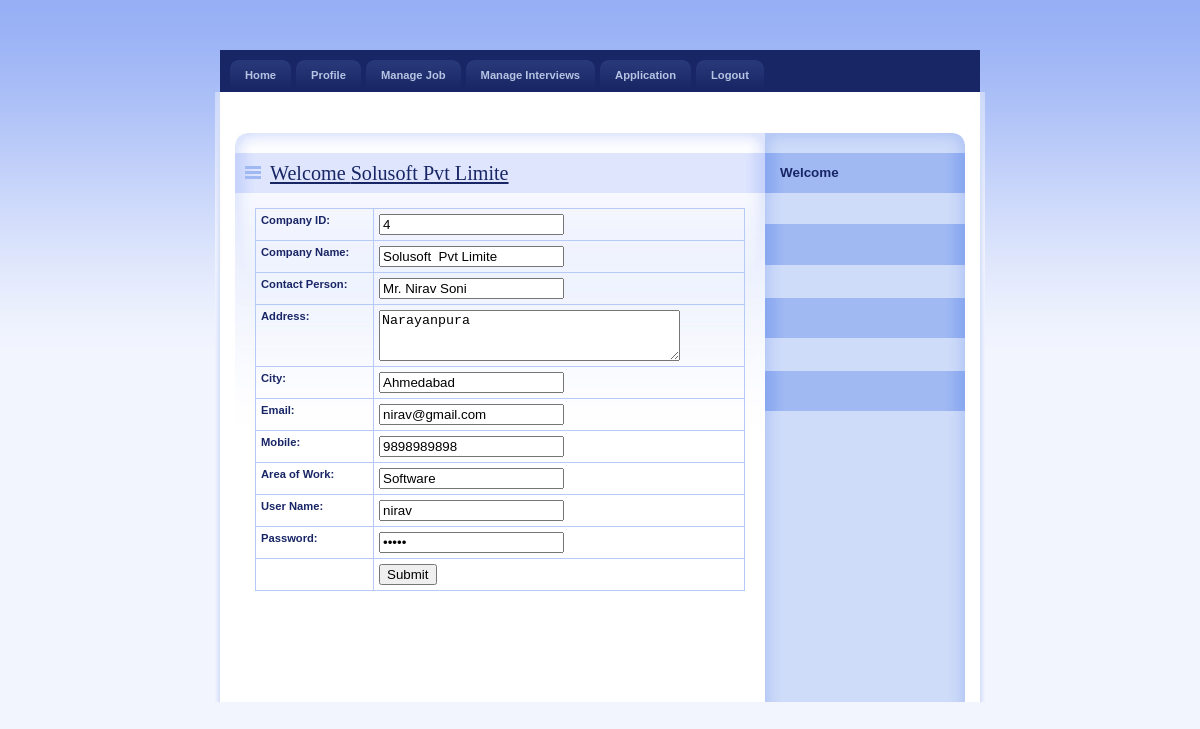
Page /Employer/EditProfile.php (signed in) on the committed database.
### tables this page shows
CREATE TABLE IF NOT EXISTS `employer_reg` (
  `EmployerId` int(11) NOT NULL AUTO_INCREMENT,
  `CompanyName` varchar(20) NOT NULL,
  `ContactPerson` varchar(20) NOT NULL,
  `Address` varchar(100) NOT NULL,
  `City` varchar(20) NOT NULL,
  `Email` varchar(40) NOT NULL,
  `Mobile` bigint(20) NOT NULL,
  `Area_Work` varchar(40) NOT NULL,
  `Status` varchar(10) NOT NULL,
  `UserName` varchar(20) NOT NULL,
  `Password` varchar(20) NOT NULL,
  PRIMARY KEY (`EmployerId`)
);

### Employer/EditProfile.php (the view, shortened to what this page needs)
    <link rel="stylesheet" media="screen,projection" type="text/css" href="./css/main.css" />
    <link rel="stylesheet" media="print" type="text/css" href="./css/print.css" />
    <link rel="stylesheet" media="aural" type="text/css" href="./css/aural.css" />
    <link href="../SpryAssets/SpryValidationTextField.css" rel="stylesheet" type="text/css" />
    <link href="../SpryAssets/SpryValidationTextarea.css" rel="stylesheet" type="text/css" />
</head>
<body id="www-url-cz">
<div id="main" class="box">
<?php
include "menu.php"
?>
    <div id="page" class="box">
    <div id="page-in" class="box">
        <div id="strip" class="box noprint">
            <p id="breadcrumbs">&nbsp;</p>
        </div>
        <div id="content">
            <div class="article">
                <h2><span><a href="#">Welcome <?php echo $_SESSION['Name'];?></a></span></h2>
               <?php
$ID=$_SESSION['ID'];
$con = mysqli_connect("localhost","root","","job");
$sql = "select * from Employer_Reg where EmployerId ='".$ID."'  ";
$result = mysqli_query($con,$sql);
$row = mysqli_fetch_array($result)
?>
<form method="post" action="UpdateProfile.php">
                <table width="100%" border="1" cellspacing="2" cellpadding="2">
                  <tr>
                    <td><strong>Company ID:</strong></td>
                    <td><span id="sprytextfield1">
                      <label>
                      <input name="txtId" type="text" id="txtId" value="<?php echo $row['EmployerId'];?>" />
                      </label>
                    <span class="textfieldRequiredMsg">A value is required.</span></span></td>
                  </tr>
                  <tr>
                    <td><strong>Company Name:</strong></td>
                    <td><span id="sprytextfield2">
                      <label>
                      <input name="txtName" type="text" id="txtName" value="<?php echo $row['CompanyName'];?>" />
                      </label>
                    <span class="textfieldRequiredMsg">A value is required.</span></span></td>
                  </tr>
                  <tr>
                    <td><strong>Contact Person:</strong></td>
                    <td><span id="sprytextfield3">
                      <label>
                      <input name="txtContact" type="text" id="txtContact" value="<?php echo $row['ContactPerson'];?>" />
                      </label>
                    <span class="textfieldRequiredMsg">A value is required.</span></span></td>
                  </tr>
                  <tr>
                    <td><strong>Address:</strong></td>
                    <td><span id="sprytextarea1">
                      <label>
                      <textarea name="txtAddress" id="txtAddress" cols="35" rows="3"><?php echo $row['Address'];?></textarea>
                      </label>
                    <span class="textareaRequiredMsg">A value is required.</span></span></td>
                  </tr>
                  <tr>
                    <td><strong>City:</strong></td>
                    <td><span id="sprytextfield4">
                      <label>
                      <input name="txtCity" type="text" id="txtCity" value="<?php echo $row['City'];?>" />
                      </label>
                    <span class="textfieldRequiredMsg">A value is required.</span></span></td>
                  </tr>
                  <tr>
                    <td><strong>Email:</strong></td>
                    <td><span id="sprytextfield5">
                      <label>
                      <input name="txtEmail" type="text" id="txtEmail" value="<?php echo $row['Email'];?>" />
                      </label>
                    <span class="textfieldRequiredMsg">A value is required.</span></span></td>
                  </tr>
                  <tr>
                    <td><strong>Mobile:</strong></td>
                    <td><span id="sprytextfield6">
                      <label>
                      <input name="txtMobile" type="text" id="txtMobile" value="<?php echo $row['Mobile'];?>" />
                      </label>
                    <span class="textfieldRequiredMsg">A value is required.</span></span></td>
                  </tr>
                  <tr>
                    <td><strong>Area of Work:</strong></td>
                    <td><span id="sprytextfield7">
                      <label>
                      <input name="txtArea" type="text" id="txtArea" value="<?php echo $row['Area_Work'];?>" />
                      </label>
                    <span class="textfieldRequiredMsg">A value is required.</span></span></td>
                  </tr>
                  <tr>
                    <td><strong>User Name:</strong></td>
                    <td><span id="sprytextfield8">
                      <label>
                      <input name="txtUser" type="text" id="txtUser" value="<?php echo $row['UserName'];?>" />
                      </label>
                    <span class="textfieldRequiredMsg">A value is required.</span></span></td>
                  </tr>
                  <tr>
                    <td><strong>Password:</strong></td>
                    <td><span id="sprytextfield9">
                      <label>
                      <input name="txtPassword" type="password" id="txtPassword" value="<?php echo $row['Password'];?>" />
                      </label>
                    <span class="textfieldRequiredMsg">A value is required.</span></span></td>
                  </tr>
                  <tr>
                    <td>&nbsp;</td>
                    <td><label>
                      <input type="submit" name="button" id="button" value="Submit" />
                    </label></td>
                  </tr>
                </table>
</form>
              <p>&nbsp;</p>
                <p class="btn-more box noprint">&nbsp;</p>
          </div>
        </div>
<?php
include "right.php"
?>
    </div>
    </div>
</div>
</body>
</html>

### Employer/css/main.css (style rules this page uses)
* { min-height:1px; }
body { border:0; margin:0; padding:0; background:#F2F5FE url("../design/bg.gif") 0 0 repeat-x; font:70%/160% "verdana",sans-serif; color:#192666; _text-align:center; }
a { color:#192666; }
p { border:0; margin:15px 0; padding:0; }
div { display:block; border:0; margin:0; padding:0; }
h1, h2, h3, h4, h5 { border:0; margin:15px 0 10px 0; padding:0; font-weight:bold; }
h2 { font-size:180%; line-height:100%; font-family:"georgia",serif; font-weight:normal; }
table { display:table; border-collapse:collapse; margin:15px 0; padding:0; border:1px solid #B7CAF6; font-size:100%; }
tr { display:table-row; }
th, td { display: table-cell; border:1px solid #B7CAF6; margin:0; padding:5px; vertical-align:top; text-align:left; }
form { border:0; margin:0; padding:0; }
a, img, span { border:0; margin:0; padding:0; }
strong, .strong { font-weight:bold; }
.box { min-height:1px; _height:1px; }
.box:after { content:"."; display:block; line-height:0px; font-size:0px; visibility:hidden; clear:both; }
#main { width:770px; margin:50px auto 0 auto; _text-align:left; }
#page { width:770px; min-height:1px; background:#FFF url("../design/bg_page.gif") 0 0 repeat-y; _height:1px; }
#page-in { min-height:1px; padding:10px 0; background:url("../design/bg_page_in.jpg") 0 0 no-repeat; _height:1px; }
#strip { position:relative; clear:both; padding:3px 20px 10px 20px; color:#6182D1; }
#strip p { margin:0; }
#strip #breadcrumbs { width:520px; margin:0; padding:0; }
#content { float:left; width:530px; _width:550px; margin:0; padding:0 0 0 20px; }
#content .article { clear:both; margin:0; padding:20px; background:url("../design/content_article_bg.jpg") 0 0 no-repeat; }
#content .article h2 { margin:0 -20px; padding:10px; background:#DEE5FD url("../design/content_title_bg.gif") 0 0 repeat-y; color:#192666; }
#content .article h2 span { background:url("../design/ico_list.gif") 0 50% no-repeat; padding-left:25px; }
#content .article p { text-align:justify; }
#content .btn-more { margin:0 0 15px 0; padding:0; border:0; position:relative; }

### Employer/css/print.css (style rules this page uses)
body { border:0; margin:0; padding:0; font-size:12pt }
a { color:#000; text-decoration:none; }
h1, h2, h3 { page-break-after:avoid; page-break-inside:avoid; }
table { border-collapse: collapse; border-width:1px; border-style:solid; }
th, td { display:table-cell; border-width:1px; border-style:solid; }
.noprint { display:none; }

### Employer/css/aural.css (style rules this page uses)
body { voice-family:paul,male; volume:loud; speech-rate:slow; richness:90; stress:20; }
h1, h2, h3, h4, h5 { cue-before:url("ping.au"); }
p, table { pause:50ms; }
strong { pitch:medium; pitch-range:60; stress:90; richness:90; }

### rows in the picture
employer_reg: txtId "4", txtName "Solusoft Pvt Limite", txtContact "Mr. Nirav Soni", txtAddress "Narayanpura", txtCity "Ahmedabad", txtEmail "nirav@gmail.com", txtMobile "9898989898", txtArea "Software", txtUser "nirav"

### other values in the picture
$_SESSION['Name'] "Solusoft Pvt Limite"
